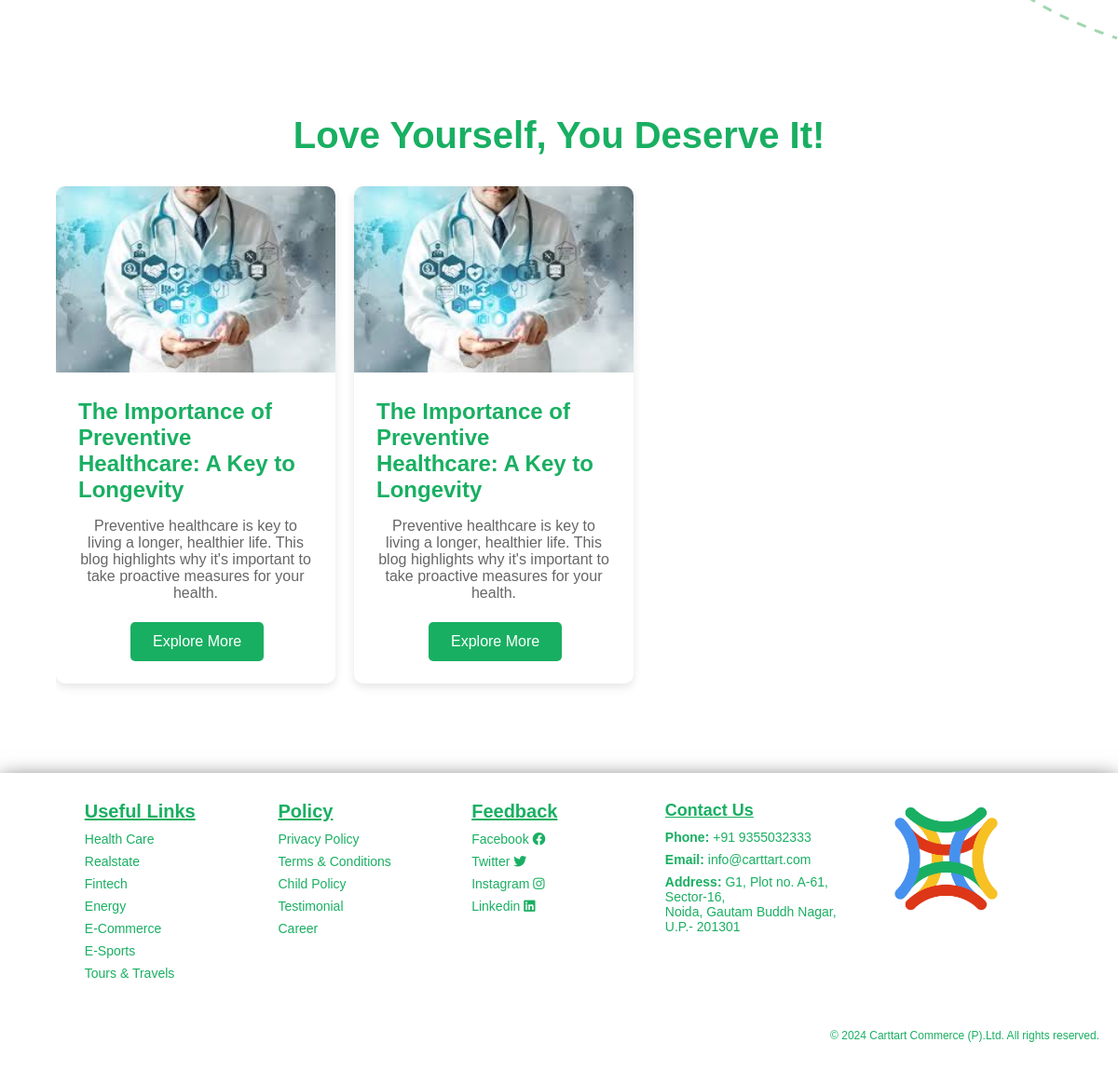
The app's page /healthcare (lower part), older data.
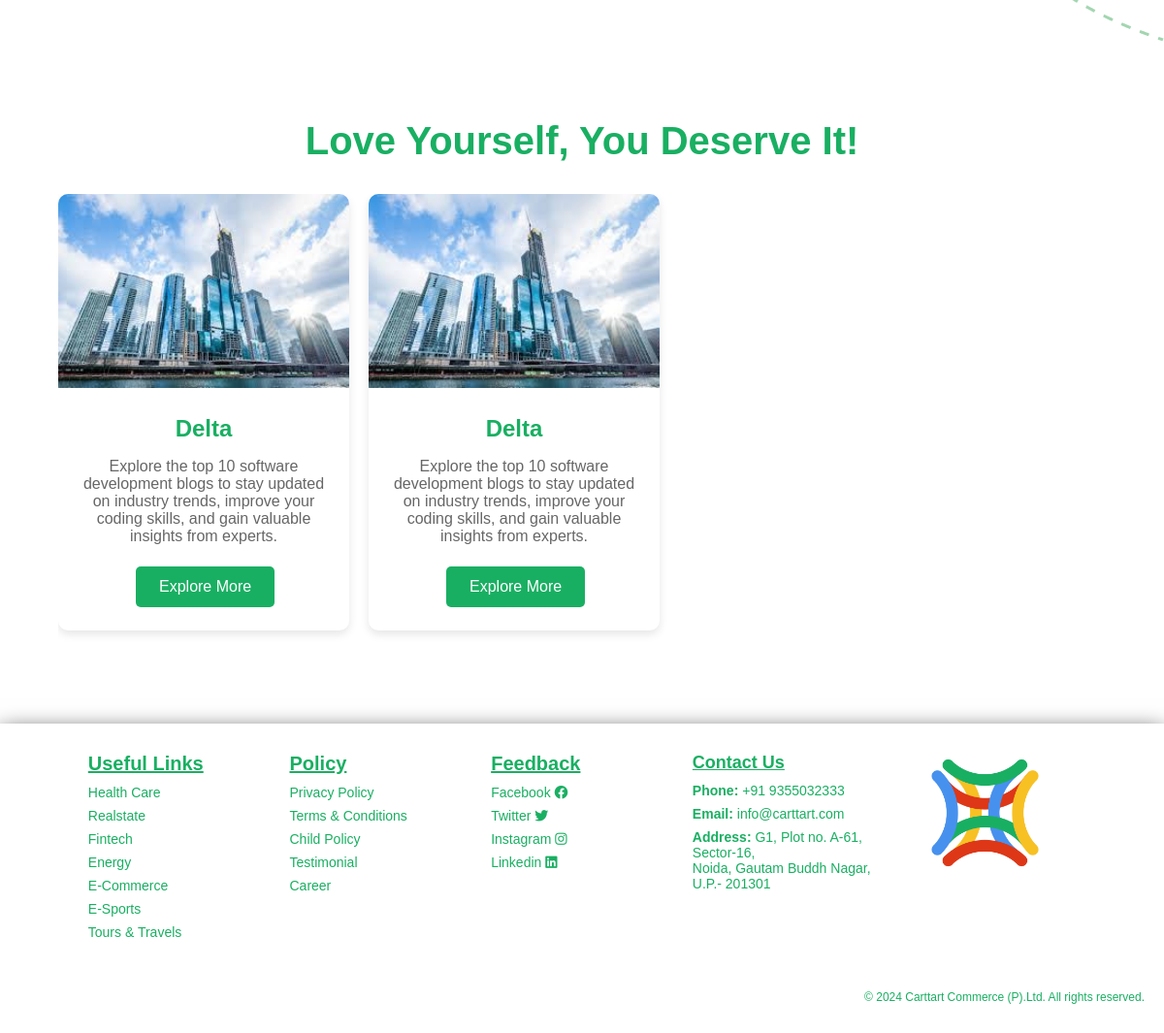
The same page, newer data.
### blog/models.py (models this page shows, shortened)
class Blog(models.Model):
    BLOG_TYPE_CHOICES = [
        ('commerce', 'commerce'),
        ('energy', 'energy'),
        ('esports', 'esports'),
        ('fintech', 'fintech'),
        ('healthcare', 'healthcare'),
        ('realestate', 'realestate'),
        ('tour', 'tour'),
    ]
    title = models.CharField(max_length=255)
    slug = models.SlugField(unique=False, blank=True)
    image = models.ImageField(upload_to="blog/images/blog_images")
    content = models.TextField()
    short_description = models.CharField(max_length=200, blank=True, null=True)
    category = models.CharField(max_length=100)
    published_date = models.DateTimeField(auto_now_add=True)
    author = models.CharField(max_length=100, default="Unknown Author")
    author_description = models.TextField(default="No description available.")
    author_image = models.ImageField(
    upload_to='blog/images/author_images/',
    default='blog/images/author_images/default_author_image.png',
    blank=True, null=True
    )
    active = models.BooleanField(default=True)
    tags = models.ManyToManyField(Tag, blank=True)
    blog_type = models.CharField(
        max_length=20, choices=BLOG_TYPE_CHOICES, default='healthcare'
    )  # Default value corrected
    def __str__(self):
        return self.title

### Healthcare/views.py (the view)
# urls.py: path('', views.serviceHealthcare, name='healthcare'),  # Map the 'healthcare/' URL to the healthcare view function
def serviceHealthcare(request):
    blogs = Blog.objects.filter(active=True, blog_type='healthcare').order_by("-published_date")
    print("Blogs fetched:", blogs)  # This will help you check if the queryset is empty or has data
    if not blogs:
        return render(request, "healthcare.html", {"message": "No healthcare blogs found."})
    for blog in blogs:
        if not blog.slug or not slugify(blog.slug):
            blog.slug = slugify(blog.title)
            blog.save()
    return render(request, "healthcare.html", {"blogs": blogs})

### Healthcare/templates/healthcare.html (shortened to what this page needs)
{% extends 'base.html' %}
{% load static %}
{% block content %}
<link rel="stylesheet" href="{% static 'css/healthcare.css' %}" />
  <main id="content">
    <section class="bakgground">
    </section>
  </main>
<div class="latest-card">
  <div class="Scroll">
      <h2>Love Yourself, You Deserve It!</h2>
      <div class="card-grid">
        {% for blog in blogs %}
        <div class="card {% if forloop.first %}active{% endif %}">
            {% if blog.image %}
                <img src="{{ blog.image.url }}" alt="{{ blog.title }}" />
            {% else %}
                <img src="{% static 'images/blog_images/default_blog_image.jpg' %}" alt="{{ blog.title }}" />
            {% endif %}
            <div class="card-content">
                <h3>{{ blog.title }}</h3>
                <p>{{ blog.short_description|default:blog.content|truncatewords:30|safe }}</p>
            </div>
            <a href="{% url 'healthcare_blog_detail' blog.slug %}" class="read-more">Explore More</a>
        </div>
      {% empty %}
          <p>No healthcare blogs available right now.</p>
      {% endfor %}
      </div>
  </div>
</div>
{% endblock content %}

Row changes from the older to the newer data that the page shows:
removed Blog: image (picture), title "The Importance of Preventive Healthcare: A Key to Longevity", short_description "Preventive healthcare is key to living a longer, healthier life. This blog highlights why it's important to take proactive measures for your health."
added Blog: image (picture), title "Delta", short_description "Explore the top 10 software development blogs to stay updated on industry trends, improve your coding skills, and gain valuable insights from experts."
